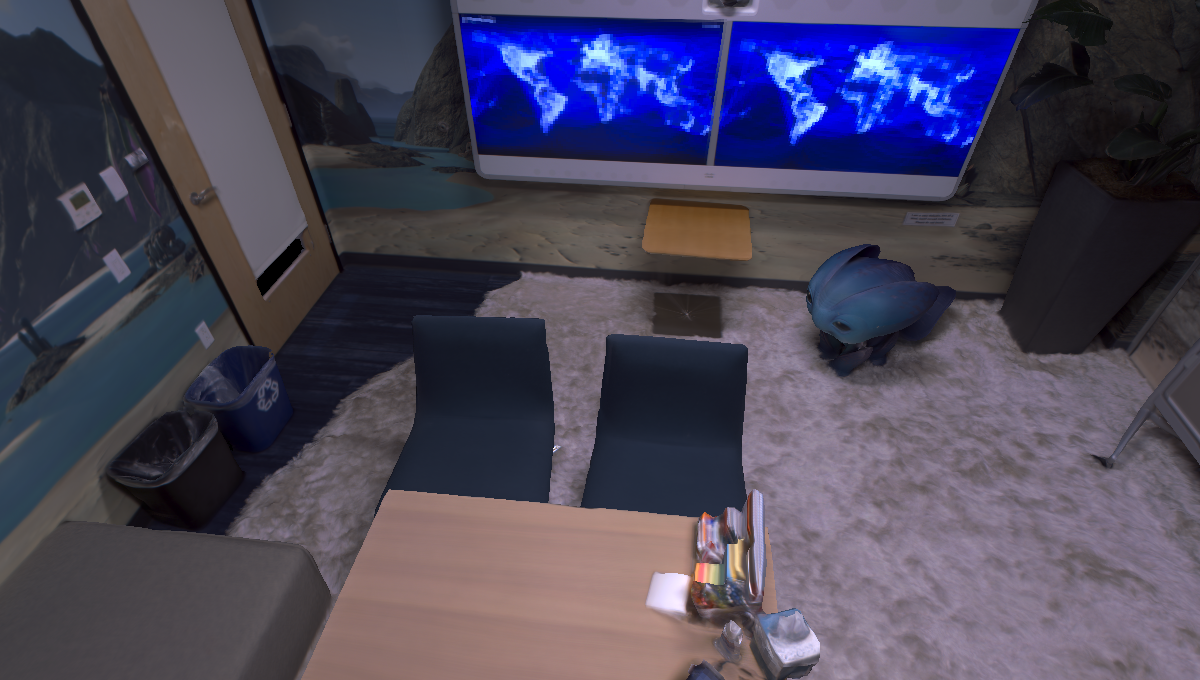
#> input picture detection_segmentation/demo/rgb_270.png, 1200 x 680 px; its folder holds only this picture in this run
$ python visualize_coco.py
#> lines starting #> are read from the running program, lines starting #| are printed output that depends on the picture; after the words box and inside, x2 and y2 are one past the last pixel; in counts of white or black regions, pixels touching at a corner belong together
"""Visualize COCO instance segmentation masks on top of original image."""

from pycocotools.coco import COCO
from pycocotools import mask as maskUtils
import matplotlib.pyplot as plt
import cv2
import numpy as np
import os
import random
import matplotlib.patches as patches


def visualize_coco(box):
#> called with box = True
    folder = os.path.dirname(__file__)
    ann_file = os.path.join(folder, 'demo/vis_coco_poly.json')

    # Uncommet to test COCO Run Length Encoding format
    # ann_file = os.path.join(folder, 'dataset/coco_rle.json')

    img_dir = os.path.join(folder, 'demo')

    coco = COCO(ann_file)
#> (reads detection_segmentation/demo/vis_coco_poly.json from the repository)
    img_ids = coco.getImgIds()

    for img_id in img_ids:
        img_info = coco.loadImgs(img_id)[0]
        img_path = os.path.join(img_dir, img_info['file_name'])

        image = cv2.imread(img_path)
#> image is the input picture: shape (680, 1200, 3); mean B, G, R 90.6, 69.4, 73.7
        image = cv2.cvtColor(image, cv2.COLOR_BGR2RGB)

        ann_ids = coco.getAnnIds(imgIds=img_id)
        anns = coco.loadAnns(ann_ids)

        mask = np.zeros((img_info['height'], img_info['width']), dtype=np.uint8)
        masked_image = image.copy()
        for ann in anns:
            color = tuple(random.randint(0, 255) for _ in range(3))
            if isinstance(ann['segmentation'], dict):
                mask = maskUtils.decode(ann['segmentation'])


                for c in range(3):
                    masked_image[:,:,c] = np.where(mask==1, color[c], masked_image[:,:,c])
            elif isinstance(ann['segmentation'], list):
                mask = np.zeros((img_info['height'],img_info['width']), dtype=np.uint8)
                for seg in ann['segmentation']:
                    pts = np.array(seg).reshape((-1,2))
                    cv2.fillPoly(mask, [pts], 1)
                    for c in range(3):
                        masked_image[:,:,c] = np.where(mask==1, color[c], masked_image[:,:,c])

            if box:
                bbox = ann['bbox']

                rect = patches.Rectangle(
                    (bbox[0], bbox[1]), bbox[2], bbox[3],
                    linewidth=2,
                    edgecolor=[c/255 for c in color],
                    facecolor='None'
                )
                ax = plt.gca()
                ax.add_patch(rect)
                cat_id = ann['category_id']
                cat_name = coco.loadCats(cat_id)[0]['name']
                ax.text(
                    bbox[0], bbox[1]-5,
                    f'{cat_name}',
                    color = [c/255 for c in color],
                )
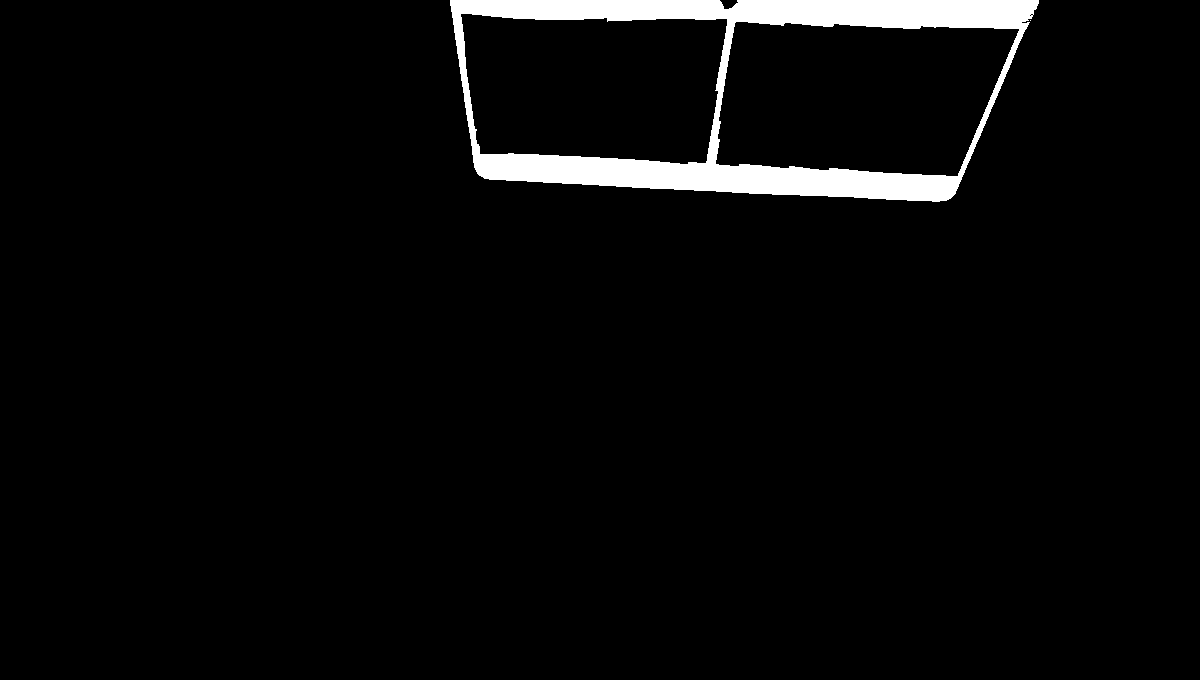
#> mask: shape (680, 1200); values 0 (black) and 1 (white), 3.6% white; 2 white regions (1 under 20 px), largest, box (x1, y1, x2, y2) and area: (450, 0, 1039, 202) 29381
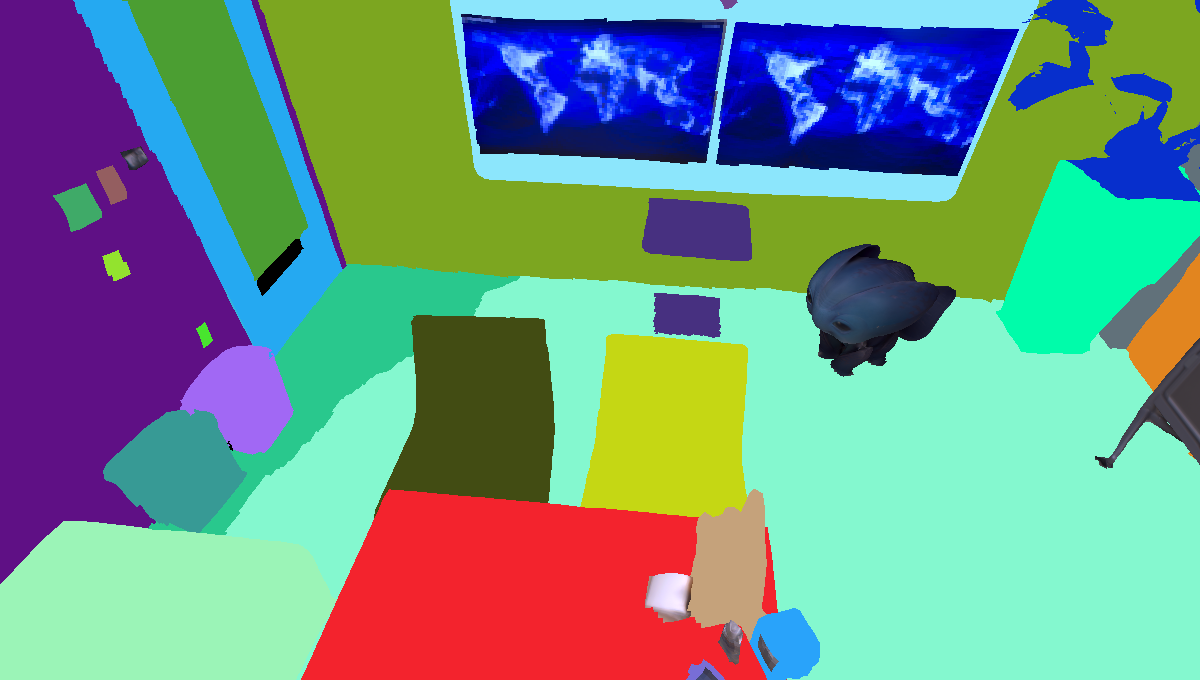
#> masked_image: shape (680, 1200, 3); mean R, G, B 112, 148.3, 135.8


        plt.axis('off')
        plt.imshow(masked_image)

        plt.savefig(os.path.join(img_dir,'coco_label.png'), bbox_inches='tight', pad_inches=0)
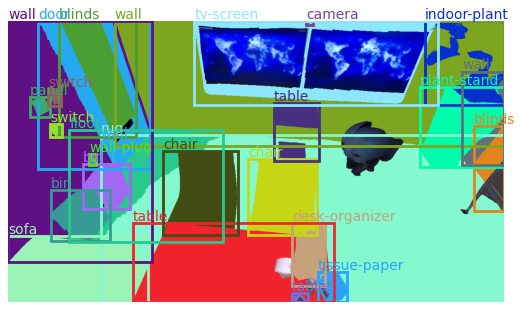
#> figure drawn by matplotlib, 1 panel
        plt.show()

visualize_coco(True)
